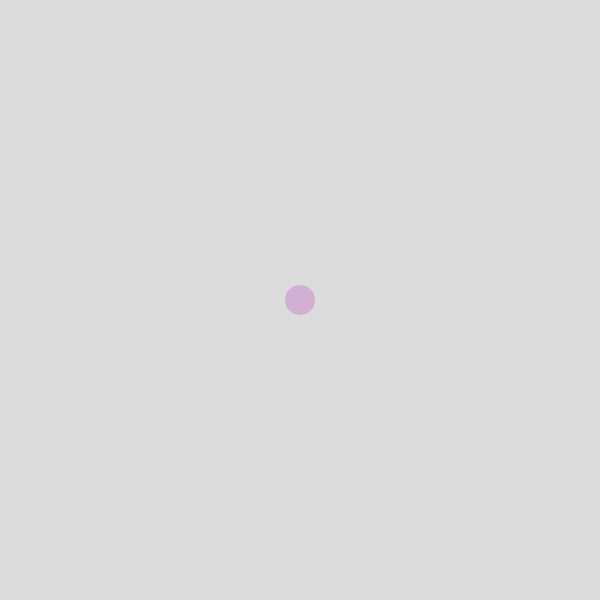
Frame 1 (no input)
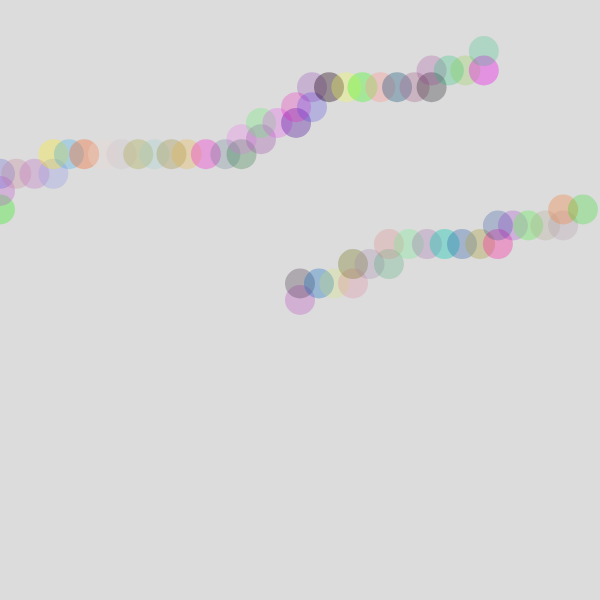
Frame 60 (no input)
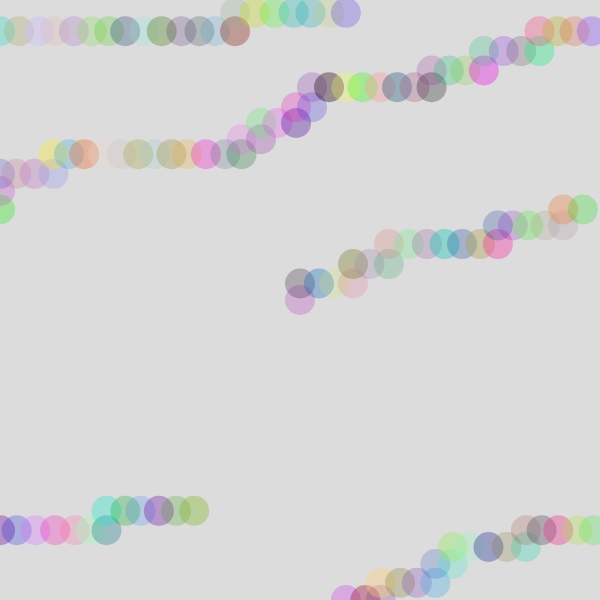
Frame 120 (the mouse pressed at the canvas centre since frame 60)

The p5.js sketch that drew these frames (run headless with seeded random() and noise() and a simulated clock; from frame 60 on, the mouse is pressed at the canvas centre):

// p5.js sketch
// ── sketch.js
let x, y;

function setup() {
  createCanvas(600, 600);
  x = width / 2;
  y = height / 2;
  background(220);
  //noLoop()
 
}

function draw() {
  // Random color and transparency
  let r = random(255);
  let g = random(255);
  let b = random(255);
  let alpha = random(50, 100);
  
  stroke(r, g, b, alpha);
  strokeWeight(30);
  point(x, y);

  // Weighted random choice for direction
  let choice = random(50);
  let stepSize = random(15,20); // Varying step size

  if (choice < 40) { // 40% chance to move right
    x += stepSize;
  } else if (choice < 20) { // 20% chance to move left
    x -= stepSize;
  } else if (choice < 20) { // 20% chance to move down
    y += stepSize;
  } else { // 20% chance to move up
    y -= stepSize;
  }

  // Wrap around edges to create continuous movement
  if (x > width) x = 0;
  if (x < 0) x = width;
  if (y > height) y = 0;
  if (y < 0) y = height;
}
